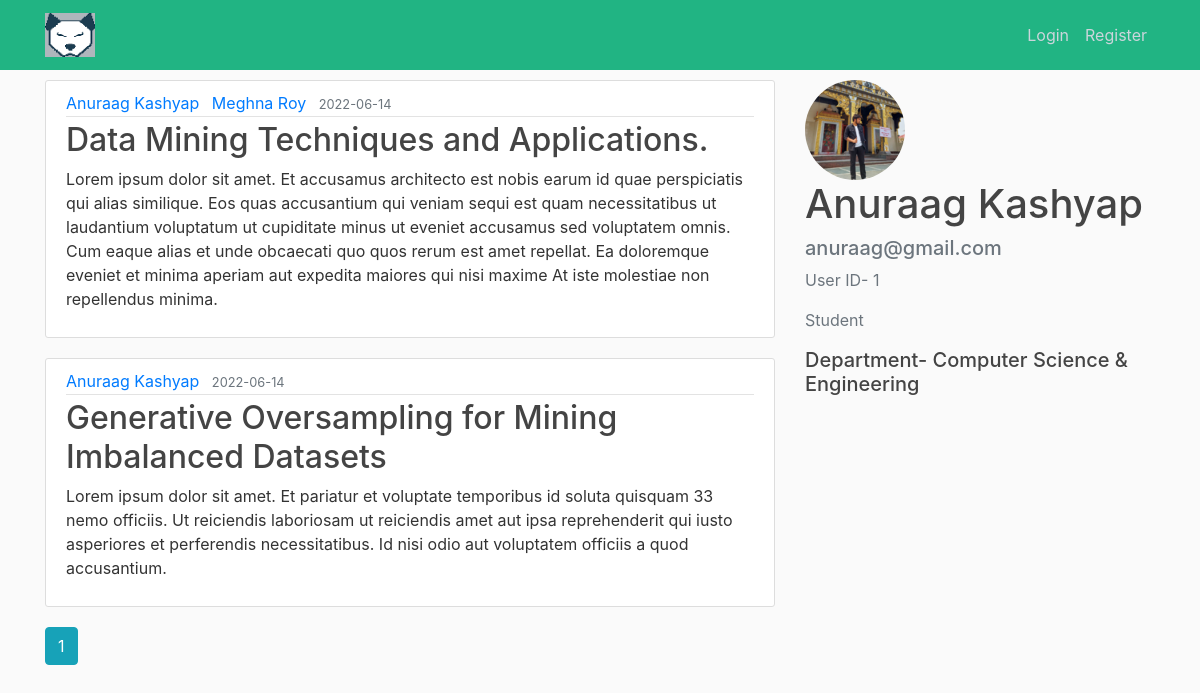
The app's page /user/Anuraag Kashyap with its own data.
### flaskblog/models.py (models this page shows, shortened)
class Post(db.Model):
    id = db.Column(db.Text, primary_key=True)
    title = db.Column(db.String(100), nullable=False)
    date_posted = db.Column(db.DateTime, nullable=False, default=datetime.utcnow)
    content = db.Column(db.Text, nullable=False)
    hash = db.Column(db.Text, nullable=False)
    doi = db.Column(db.String(20), nullable= True)
    journal = db.Column(db.String(100), nullable= True)
    issue = db.Column(db.String(20), nullable= True)
    volume = db.Column(db.String(20), nullable= True)
    page = db.Column(db.String(20), nullable= True)
    user_id = db.Column(db.Integer, db.ForeignKey('user.id'), nullable=False)
    user2_id = db.Column(db.Integer)
    user2 = db.Column(db.Text)

class User(db.Model, UserMixin):
    id = db.Column(db.Integer, primary_key=True)
    username = db.Column(db.String(20), unique=True, nullable=False)
    email = db.Column(db.String(120), unique=True, nullable=False)
    department = db.Column(db.String(120))
    researcher = db.Column(db.String(120))
    image_file = db.Column(db.String(20), nullable=False, default='default.jpg')
    password = db.Column(db.String(60), nullable=False)
    posts = db.relationship('Post', backref='author', lazy=True)

### flaskblog/routes.py (the view)
@app.route("/user/<string:username>")
def user_posts(username):
    page = request.args.get('page', 1, type=int)
    user = User.query.filter_by(username=username).first_or_404()
    posts = Post.query.filter_by(author=user)\
        .order_by(Post.date_posted.desc())\
        .paginate(page=page, per_page=5)
    return render_template('user_posts.html', posts=posts, user=user)

### flaskblog/templates/user_posts.html
{% extends "layout.html" %}
{% block content %}
<div class='row'>
  <div class= 'col-md-8'>
    {% for post in posts.items %}
        <article class="media content-section">
          <div class="media-body">
            <div class="article-metadata">
              {% if post.user2_id%}
              <a class="mr-2" href="{{ url_for('user_posts', username=post.author.username) }}">{{ post.author.username }}</a>
              <a class="mr-2" href="{{ url_for('user_posts', username=post.user2) }}">{{ post.user2 }}</a>
      {% else %}
              <a class="mr-2" href="{{ url_for('user_posts', username=post.author.username) }}">{{ post.author.username }}</a>
      {% endif %}
              <small class="text-muted">{{ post.date_posted.strftime('%Y-%m-%d') }}</small>
            </div>
            <h2><a class="article-title" href="{{ url_for('post', post_id=post.id) }}">{{ post.title }}</a></h2>
            <p class="article-content">{{ post.journal }}</p>
          </div>
        </article>
    {% endfor %}
    {% for page_num in posts.iter_pages(left_edge=1, right_edge=1, left_current=1, right_current=2) %}
      {% if page_num %}
        {% if posts.page == page_num %}
          <a class="btn btn-info mb-4" href="{{ url_for('user_posts', username=user.username, page=page_num) }}">{{ page_num }}</a>
        {% else %}
          <a class="btn btn-outline-info mb-4" href="{{ url_for('user_posts', username=user.username, page=page_num) }}">{{ page_num }}</a>
        {% endif %}
      {% else %}
        ...
      {% endif %}
    {% endfor %}
    </div>
    <div class= 'col-md-4'>
       <img class="rounded-circle" height= "100px" width= "100px" src="{{ url_for('static', filename='profile_pics/' + posts.items[0].author.image_file) }}">
       <div class="media-body">
        <h2 class="account-heading">{{ user.username }}</h2>
        <h5 class="text-secondary">{{ user.email }}</h5>
        <p class="text-secondary">User ID- {{ user.id }}</p>
        <p class="text-secondary">{{ user.researcher }}</p>
        <h5 class=text-secondary">Department- {{ user.department }}</h5>
      </div>
    </div>
  </div>
{% endblock content %}

### flaskblog/static/main.css (style rules this page uses)
body { background: #fafafa; color: #333333; margin-top: 5rem; }
h1, h2, h3, h4, h5, h6 { color: #444444; }
.content-section { background: #ffffff; padding: 10px 20px; border: 1px solid #dddddd; border-radius: 3px; margin-bottom: 20px; }
.article-title { color: #444444; }
.article-content { white-space: pre-line; }
.article-metadata { padding-bottom: 1px; margin-bottom: 4px; border-bottom: 1px solid #e3e3e3 }
.account-heading { font-size: 2.5rem; }

### records on screen
Post: author.username "Anuraag Kashyap", user2 "Meghna Roy", date_posted "2022-06-14", title "Data Mining Techniques and Applications.", journal "Lorem ipsum dolor sit amet. Et accusamus architecto est nobis earum id quae perspiciatis qui alias similique. Eos quas accusantium qui veniam sequi est quam necessitatibus ut laudantium voluptatum ut cupiditate minus ut eveniet accusamus sed voluptatem omnis. Cum eaque alias et unde obcaecati quo quos rerum est amet repellat. Ea doloremque eveniet et minima aperiam aut expedita maiores qui nisi maxime At iste molestiae non repellendus minima."
Post: author.username "Anuraag Kashyap", date_posted "2022-06-14", title "Generative Oversampling for Mining Imbalanced Datasets", journal "Lorem ipsum dolor sit amet. Et pariatur et voluptate temporibus id soluta quisquam 33 nemo officiis. Ut reiciendis laboriosam ut reiciendis amet aut ipsa reprehenderit qui iusto asperiores et perferendis necessitatibus. Id nisi odio aut voluptatem officiis a quod accusantium."
User: image_file (picture), username "Anuraag Kashyap", email "anuraag@gmail.com", id "1", researcher "Student", department "Computer Science & Engineering"

### other values on screen
{{ page_num }} "1"
